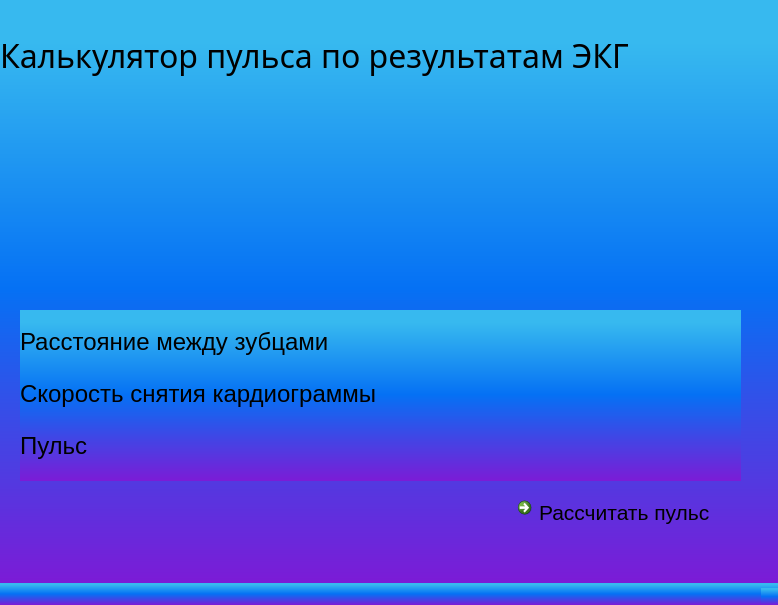
<?xml version="1.0" encoding="UTF-8"?>
<ui version="4.0">
 <class>MainWindow</class>
 <widget class="QMainWindow" name="MainWindow">
  <property name="geometry">
   <rect>
    <x>0</x>
    <y>0</y>
    <width>778</width>
    <height>605</height>
   </rect>
  </property>
  <property name="cursor">
   <cursorShape>OpenHandCursor</cursorShape>
  </property>
  <property name="windowTitle">
   <string>MainWindow</string>
  </property>
  <property name="styleSheet">
   <string notr="true">background-color:qlineargradient(spread:pad, x1:0, y1:1, x2:0, y2:0, stop:0 rgba(124, 27, 214, 255), stop:0.505682 rgba(5, 113, 244, 255), stop:0.926136 rgba(55, 185, 239, 255));</string>
  </property>
  <widget class="QWidget" name="centralwidget">
   <widget class="QLabel" name="label">
    <property name="enabled">
     <bool>true</bool>
    </property>
    <property name="geometry">
     <rect>
      <x>0</x>
      <y>-10</y>
      <width>691</width>
      <height>131</height>
     </rect>
    </property>
    <property name="font">
     <font>
      <family>Montserrat</family>
      <pointsize>12</pointsize>
      <weight>50</weight>
      <italic>false</italic>
      <bold>false</bold>
     </font>
    </property>
    <property name="mouseTracking">
     <bool>true</bool>
    </property>
    <property name="styleSheet">
     <string notr="true">font: 12pt &quot;Montserrat&quot;;
background: transparent;</string>
    </property>
    <property name="text">
     <string>&lt;html&gt;&lt;head/&gt;&lt;body&gt;&lt;p&gt;&lt;span style=&quot; font-size:24pt;&quot;&gt;Калькулятор пульса по результатам ЭКГ&lt;/span&gt;&lt;/p&gt;&lt;/body&gt;&lt;/html&gt;</string>
    </property>
   </widget>
   <widget class="QCommandLinkButton" name="btn_calc_pulse">
    <property name="geometry">
     <rect>
      <x>510</x>
      <y>490</y>
      <width>231</width>
      <height>51</height>
     </rect>
    </property>
    <property name="minimumSize">
     <size>
      <width>0</width>
      <height>41</height>
     </size>
    </property>
    <property name="font">
     <font>
      <family>Segoe UI</family>
      <pointsize>16</pointsize>
      <weight>50</weight>
      <bold>false</bold>
     </font>
    </property>
    <property name="tabletTracking">
     <bool>false</bool>
    </property>
    <property name="statusTip">
     <string/>
    </property>
    <property name="whatsThis">
     <string/>
    </property>
    <property name="autoFillBackground">
     <bool>false</bool>
    </property>
    <property name="text">
     <string>Рассчитать пульс</string>
    </property>
    <property name="icon">
     <iconset>
      <normaloff>../../PycharmProjects/desktop_app/static/icon_pulse.png</normaloff>../../PycharmProjects/desktop_app/static/icon_pulse.png</iconset>
    </property>
    <property name="iconSize">
     <size>
      <width>30</width>
      <height>30</height>
     </size>
    </property>
    <property name="shortcut">
     <string/>
    </property>
   </widget>
   <widget class="QWidget" name="layoutWidget">
    <property name="geometry">
     <rect>
      <x>20</x>
      <y>310</y>
      <width>721</width>
      <height>171</height>
     </rect>
    </property>
    <layout class="QGridLayout" name="gridLayout">
     <item row="1" column="0">
      <widget class="QLabel" name="label_3">
       <property name="styleSheet">
        <string notr="true">background: transparent;
</string>
       </property>
       <property name="text">
        <string>&lt;html&gt;&lt;head/&gt;&lt;body&gt;&lt;p&gt;&lt;span style=&quot; font-size:18pt;&quot;&gt;Скорость снятия кардиограммы&lt;/span&gt;&lt;/p&gt;&lt;/body&gt;&lt;/html&gt;</string>
       </property>
      </widget>
     </item>
     <item row="2" column="1">
      <widget class="QLineEdit" name="pulse">
       <property name="styleSheet">
        <string notr="true">background: transparent;
border: 2px solid 'black';
border-radius: 10;
color:black;
font: 16pt &quot;Montserrat&quot;;</string>
       </property>
      </widget>
     </item>
     <item row="0" column="1">
      <widget class="QLineEdit" name="dist_between_teeth">
       <property name="toolTip">
        <string>&lt;html&gt;&lt;head/&gt;&lt;body&gt;&lt;p align=&quot;center&quot;&gt;&lt;br/&gt;&lt;/p&gt;&lt;/body&gt;&lt;/html&gt;</string>
       </property>
       <property name="whatsThis">
        <string>&lt;html&gt;&lt;head/&gt;&lt;body&gt;&lt;p align=&quot;center&quot;&gt;ygfhgh&lt;/p&gt;&lt;/body&gt;&lt;/html&gt;</string>
       </property>
       <property name="layoutDirection">
        <enum>Qt::LeftToRight</enum>
       </property>
       <property name="styleSheet">
        <string notr="true">background: transparent;
border: 2px solid 'black';
border-radius: 10;
color: black;
font: 16pt &quot;Montserrat&quot;;</string>
       </property>
       <property name="text">
        <string/>
       </property>
      </widget>
     </item>
     <item row="0" column="0">
      <widget class="QLabel" name="label_2">
       <property name="styleSheet">
        <string notr="true">background: transparent;
</string>
       </property>
       <property name="text">
        <string>&lt;html&gt;&lt;head/&gt;&lt;body&gt;&lt;p&gt;&lt;span style=&quot; font-size:18pt;&quot;&gt;Расстояние между зубцами&lt;/span&gt;&lt;/p&gt;&lt;/body&gt;&lt;/html&gt;</string>
       </property>
      </widget>
     </item>
     <item row="1" column="1">
      <widget class="QLineEdit" name="ecg_removal_rate">
       <property name="acceptDrops">
        <bool>false</bool>
       </property>
       <property name="toolTip">
        <string>&lt;html&gt;&lt;head/&gt;&lt;body&gt;&lt;p align=&quot;center&quot;&gt;&lt;br/&gt;&lt;/p&gt;&lt;/body&gt;&lt;/html&gt;</string>
       </property>
       <property name="whatsThis">
        <string>&lt;html&gt;&lt;head/&gt;&lt;body&gt;&lt;p align=&quot;center&quot;&gt;ygfhgh&lt;/p&gt;&lt;/body&gt;&lt;/html&gt;</string>
       </property>
       <property name="layoutDirection">
        <enum>Qt::LeftToRight</enum>
       </property>
       <property name="styleSheet">
        <string notr="true">background: transparent;
border: 2px solid 'black';
border-radius: 10;
color:black;
font: 16pt &quot;Montserrat&quot;;</string>
       </property>
       <property name="text">
        <string/>
       </property>
      </widget>
     </item>
     <item row="2" column="0">
      <widget class="QLabel" name="label_4">
       <property name="styleSheet">
        <string notr="true">background: transparent;
</string>
       </property>
       <property name="text">
        <string>&lt;html&gt;&lt;head/&gt;&lt;body&gt;&lt;p&gt;&lt;span style=&quot; font-size:18pt;&quot;&gt;Пульс&lt;/span&gt;&lt;/p&gt;&lt;/body&gt;&lt;/html&gt;</string>
       </property>
      </widget>
     </item>
    </layout>
   </widget>
   <widget class="PlotWidget" name="graphicsView">
    <property name="geometry">
     <rect>
      <x>180</x>
      <y>80</y>
      <width>391</width>
      <height>221</height>
     </rect>
    </property>
    <property name="mouseTracking">
     <bool>true</bool>
    </property>
    <property name="styleSheet">
     <string notr="true">background:transparent;</string>
    </property>
    <property name="interactive">
     <bool>true</bool>
    </property>
   </widget>
   <zorder>layoutWidget</zorder>
   <zorder>btn_calc_pulse</zorder>
   <zorder>label</zorder>
   <zorder>graphicsView</zorder>
  </widget>
  <widget class="QMenuBar" name="menubar">
   <property name="geometry">
    <rect>
     <x>0</x>
     <y>0</y>
     <width>778</width>
     <height>21</height>
    </rect>
   </property>
  </widget>
  <widget class="QStatusBar" name="statusbar"/>
 </widget>
 <customwidgets>
  <customwidget>
   <class>PlotWidget</class>
   <extends>QGraphicsView</extends>
   <header>pyqtgraph</header>
  </customwidget>
 </customwidgets>
 <resources/>
 <connections/>
</ui>
